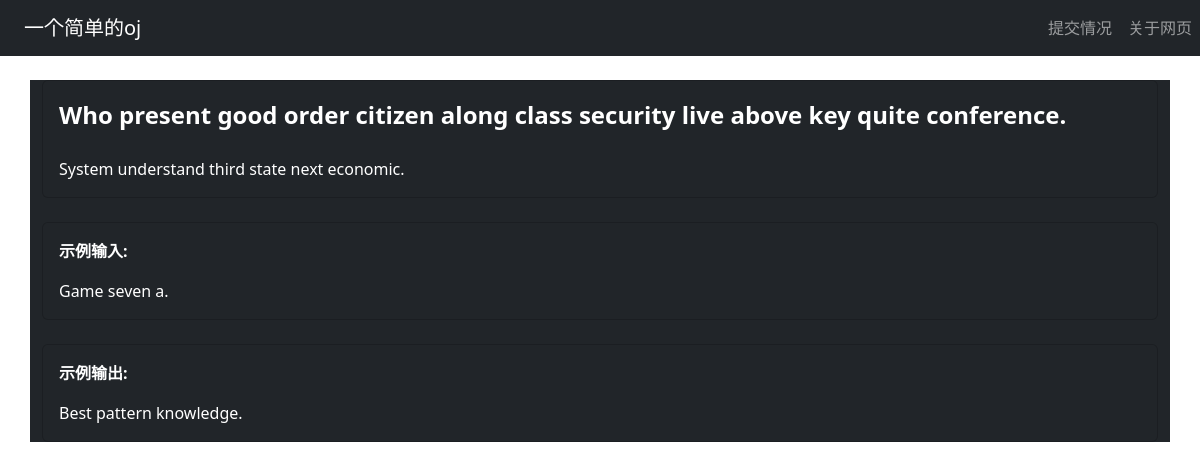
Page /problem/1 on the earlier database version.
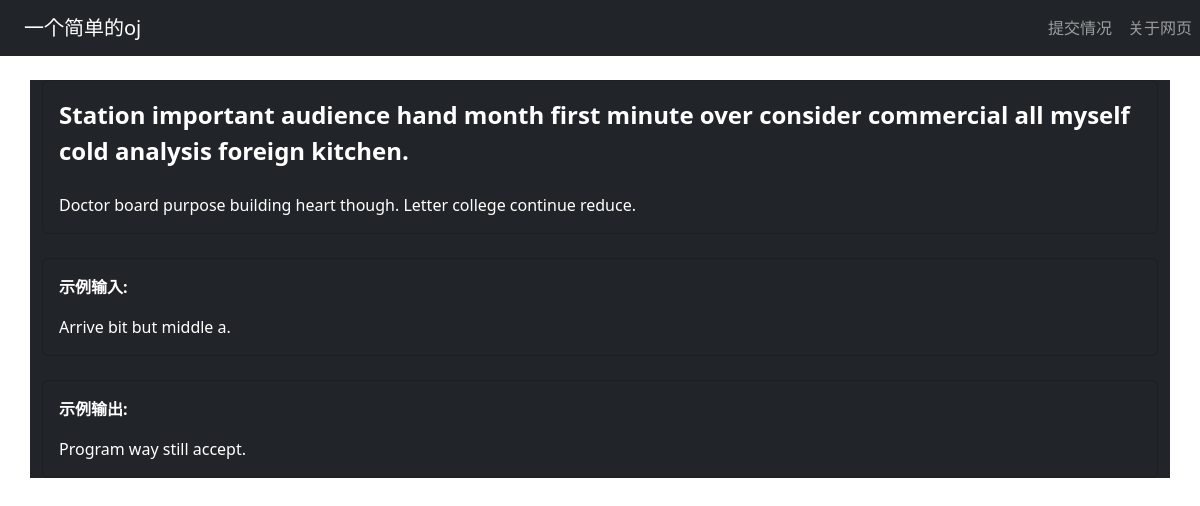
Same page on the later database version.
### oj/models.py (models this page shows)
class Problem(db.Model):
    id = db.Column(db.Integer, primary_key=True)
    title = db.Column(db.String(20), nullable=False)
    description = db.Column(db.Text, nullable=False)
    difficulty = db.Column(db.Integer, nullable=False)
    category = db.Column(db.String(10), nullable=False)
    input_sample = db.Column(db.Text, nullable=False)
    output_sample = db.Column(db.Text, nullable=False)
    __table_args__ = (
        db.Index('idx_category','category'),
        db.Index('idx_difficulty','difficulty'),
        db.Index('idx_title','title'),
    )

### oj/views.py (the view)
@oj.route('/problem/<int:id>')
def detail(id):
    problem = Problem.query.get(id)
    if problem is None:
        return "没有找到此id题目"
    return render_template('problem.html',problem=problem)

### oj/templates/problem.html (shortened to what this page needs)
{% extends "base.html" %}
{% block content %}
<div class="container mt-4 bg-dark">
    <div class="card bg-dark text-white">
        <div class="card-body">
            <div class="card-title fs-4"><strong>{{ problem.title }}</strong></div>
            <div class="card-text mt-4">
                {{ problem.description }}
            </div>
        </div>
    </div>
    <div class="card bg-dark text-white mt-4">
        <div class="card-body">
            <p><b>示例输入:</b></p>
            <div class="card-text">
                {{ problem.input_sample }}
            </div>
        </div>
    </div>
    <div class="card bg-dark text-white mt-4">
        <div class="card-body">
            <p><b>示例输出:</b></p>
            <div class="card-text">
                {{ problem.output_sample }}
            </div>
        </div>
</div>
</div>
{% endblock %}

Differences in the rows shown:
changed Problem: title "Who present good order citizen along class security live above key quite conference." → "Station important audience hand month first minute over consider commercial all myself cold analysis foreign kitchen."; description "System understand third state next economic." → "Doctor board purpose building heart though. Letter college continue reduce."; input_sample "Game seven a." → "Arrive bit but middle a."; output_sample "Best pattern knowledge." → "Program way still accept."
